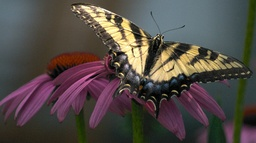
#> input picture pyVis/butterfly.jpg, 256 x 143 px, shrunk from 1000 x 560 before the run
$ python pyVis.py
#> lines starting #> are read from the running program, lines starting #| are printed output that depends on the picture
#> further down, img is the input picture: shape (143, 256, 3); mean B, G, R 70.1, 74.3, 82.4
import matplotlib.pyplot as plt
#from PIL import Image
import cv2
import numpy as np
from PIL import Image

def toGrayscale(img):
    print(img)
#> (printed output is left out)
    print(type(img))
#| <class 'numpy.ndarray'>
    print(len(img))
#| 143
    print(len(img[0]))
#| 256
    width = len(img[0])
#> width = 256
    height = len(img)
#> height = 143

    # convert to grayscale
    a = np.zeros((height, width))
    print("convert to grayscale")
    for i in range(height):
        for j in range(width):
            print(i)
            print(j)
            a[i][j] = (img[i][j][0] + img[i][j][1] + img[i][j][2])/3
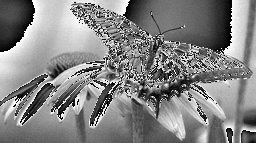
#> a: shape (143, 256) float64; min 0, max 85, mean 44.1; drawn with min black and max white

    return a


    #plt.imshow(a)
    #plt.imshow(a, cmap='gray', vmin=0, vmax=255)
    #plt.show()


def smoothen(img):
    #for grayscale
    print(img)
    print(type(img))
    print(len(img))
    print(len(img[0]))
    width = len(img[0])
    height = len(img)
    b = np.zeros((height, width))
    for i in range(height-2):
        for j in range(width-2):
            print(i)
            print(j)
            b[i+1][j+1] = normalize(avgAroundPix(img, i, j), 255)
    #plt.imshow(b, cmap='gray', vmin=0, vmax=255)
    #plt.show()
    return b

def avgAroundPix(a, x, y):
    return (a[x][y] + a[x+1][y] + a[x+2][y] + a[x][y+1] + a[x+1][y+1] + a[x+2][y+1] + a[x][y+2] + a[x+1][y+2] + a[x+2][y+2])/9
    #return (a[x][y] + a[x-1][y] + a[x-1][y+1] + a[x][y+1] + a[x+1][y+1] + a[x-1][y] + a[x+1][y-1] + a[x][y-1] + a[x-1][y-1])/9

def normalize(num, tot):
    return num/tot


img_file = 'butterfly.jpg'
img = cv2.imread(img_file, cv2.IMREAD_COLOR)

a = toGrayscale(img)
grayScaleImg = Image.fromarray(a, 'L')
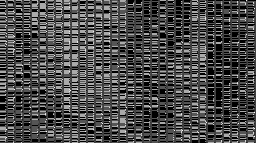
#> grayScaleImg: PIL image 256x143 L; min 0, max 250, mean 73.2
grayScaleImg.save('grayScaleImg.png')
grayScaleImg.show()
#plt.imshow(a, cmap='gray', vmin=0, vmax=255)
#plt.show()

smoothend_image = Image.fromarray(smoothen(a), 'L')
#> in smoothen, `width = len(img[0])`: width = 256
#> in smoothen, `height = len(img)`: height = 143
#> after the loop in smoothen, `for i in range(height-2):`:
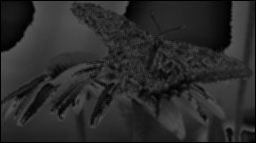
#> b: shape (143, 256) float64; min 0, max 0.329, mean 0.169
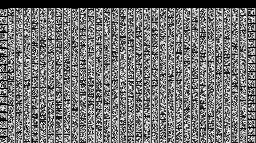
#> smoothend_image: PIL image 256x143 L; min 0, max 255, mean 118.4
smoothend_image.save('smoothend_image.png')
#smoothend_image.show()

plt.imshow(smoothen(a), cmap='gray', vmin=0, vmax=1)
plt.show()

# [41 lines of commented-out code are left out]
